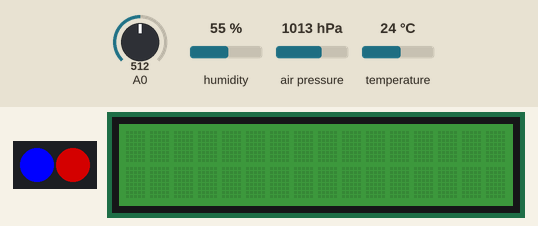
The sketch below on a simulated Arduino Uno, built with avr-gcc and run on an emulated ATmega328P. Parts: 2 RGB LEDs in strip order, left to right, 16×2 character LCD. Wiring (inferred from the names in the program): BME280 sensor at I2C address 0x76. The inputs (shaded band) are chosen by the test bench; at power-on: A0 = 512, humidity 55 %, temperature 24 °C, air pressure 1013 hPa. Dim RGB values are drawn brighter than linear; what the sketch prints to the serial monitor is not drawn.

Above: at 1.2 s.
1.3 s: A0 set to 419
At 2.9 s:
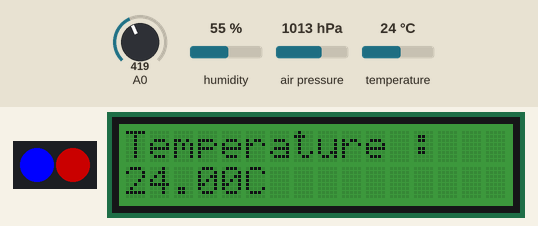
11.5 s: A0 set to 391
At 12.7 s:
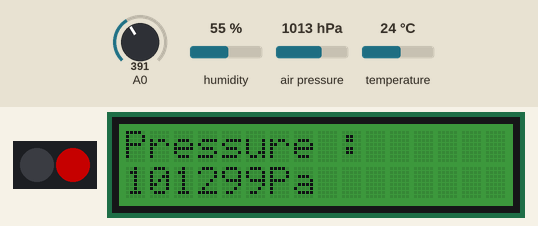
19.5 s: humidity set to 22 %
At 23.3 s:
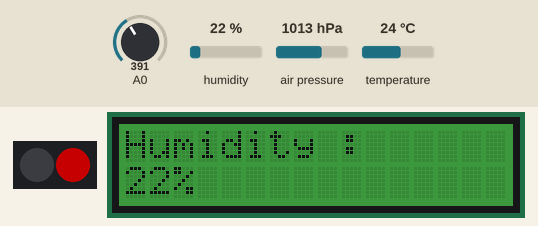
25.5 s: temperature set to 0 °C
At 27.2 s:
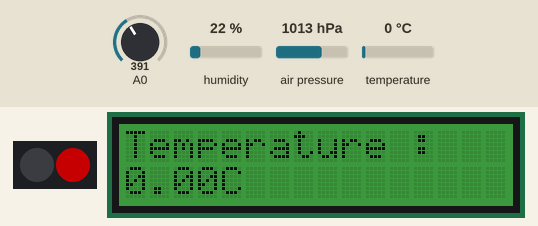
29.6 s: air pressure set to 952 hPa
At 31.0 s:
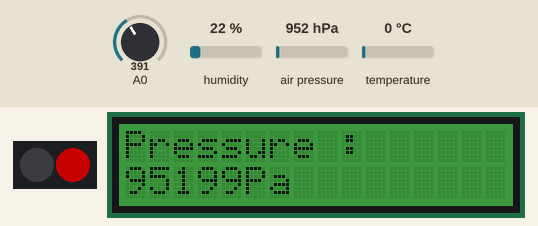
Timing chart, 0 to 33.3 s (numbered marks = the images above; inputs shaded):
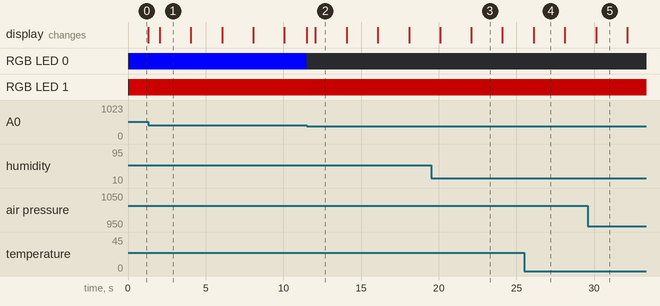

Measured:
- the behaviour switches between 401 and 400 on A0 (found by bisection; images 1 and 2)
- what the display in image 1 shows lasts 2.0 s, from 2.0 s to 4.0 s

The sketch:

bme280_led_lcd_poten_nolib.ino
```cpp
#include "composents.h"

composents composent;

void setup() {
  Serial.begin(9600);
  Serial.println("Lancement de l'app");

   //// Initialize BME280 sensor, LED and LCD with backlight color
   if(composent.setup()!=0)
   {
      Serial.println("device error");
   }

}

void loop() {
  //for two LED
  // Read analog sensor value from pin A0
   composent.setPotentiometreValue(analogRead(A0));
   // Print sensor value to serial monitor

   Serial.println(composent.getPotentiometreValue());


   //LED control
  composent.controlLED(400);

   // LCD updates
   unsigned long currentMillisLCD = millis();
   composent.updateLCD(currentMillisLCD);
}
```

BME280.cpp
```cpp
#include "BME280.h"

bool BME280::init(void)
{
  Wire.begin();

  if(BME280Read8(BME280_REG_CHIPID) != 0x60)
    return false;

  dig_T1 = BME280Read16LE(BME280_REG_DIG_T1);
  dig_T2 = BME280ReadS16LE(BME280_REG_DIG_T2);
  dig_T3 = BME280ReadS16LE(BME280_REG_DIG_T3);

  dig_P1 = BME280Read16LE(BME280_REG_DIG_P1);
  dig_P2 = BME280ReadS16LE(BME280_REG_DIG_P2);
  dig_P3 = BME280ReadS16LE(BME280_REG_DIG_P3);
  dig_P4 = BME280ReadS16LE(BME280_REG_DIG_P4);
  dig_P5 = BME280ReadS16LE(BME280_REG_DIG_P5);
  dig_P6 = BME280ReadS16LE(BME280_REG_DIG_P6);
  dig_P7 = BME280ReadS16LE(BME280_REG_DIG_P7);
  dig_P8 = BME280ReadS16LE(BME280_REG_DIG_P8);
  dig_P9 = BME280ReadS16LE(BME280_REG_DIG_P9);

  dig_H1 = BME280Read8(BME280_REG_DIG_H1);
  dig_H2 = BME280Read16LE(BME280_REG_DIG_H2);
  dig_H3 = BME280Read8(BME280_REG_DIG_H3);
  dig_H4 = (BME280Read8(BME280_REG_DIG_H4) << 4) | (0x0F & BME280Read8(BME280_REG_DIG_H4 + 1));
  dig_H5 = (BME280Read8(BME280_REG_DIG_H5 + 1) << 4) | (0x0F & BME280Read8(BME280_REG_DIG_H5) >> 4);
  dig_H6 = (int8_t)BME280Read8(BME280_REG_DIG_H6);

  writeRegister(BME280_REG_CONTROLHUMID, 0x05);  //Choose 16X oversampling
  writeRegister(BME280_REG_CONTROL, 0xB7);  //Choose 16X oversampling

  return true;
}

float BME280::getTemperature(void)
{
  int32_t var1, var2;

  int32_t adc_T = BME280Read24(BME280_REG_TEMPDATA);
  adc_T >>= 4;
  var1 = (((adc_T >> 3) - ((int32_t)(dig_T1 << 1))) *
    ((int32_t)dig_T2)) >> 11;

  var2 = (((((adc_T >> 4) - ((int32_t)dig_T1)) *
    ((adc_T >> 4) - ((int32_t)dig_T1))) >> 12) *
    ((int32_t)dig_T3)) >> 14;

  t_fine = var1 + var2;
  float T = (t_fine * 5 + 128) >> 8;
  return T/100;
}

uint32_t BME280::getPressure(void)
{
  int64_t var1, var2, p;

  // Call getTemperature to get t_fine
  getTemperature();

  int32_t adc_P = BME280Read24(BME280_REG_PRESSUREDATA);
  adc_P >>= 4;

  var1 = ((int64_t)t_fine) - 128000;
  var2 = var1 * var1 * (int64_t)dig_P6;
  var2 = var2 + ((var1*(int64_t)dig_P5)<<17);
  var2 = var2 + (((int64_t)dig_P4)<<35);
  var1 = ((var1 * var1 * (int64_t)dig_P3)>>8) + ((var1 * (int64_t)dig_P2)<<12);
  var1 = (((((int64_t)1)<<47)+var1))*((int64_t)dig_P1)>>33;
  if (var1 == 0)
  {
  return 0; // avoid exception caused by division by zero
  }
  p = 1048576-adc_P;
  p = (((p<<31)-var2)*3125)/var1;
  var1 = (((int64_t)dig_P9) * (p>>13) * (p>>13)) >> 25;
  var2 = (((int64_t)dig_P8) * p) >> 19;
  p = ((p + var1 + var2) >> 8) + (((int64_t)dig_P7)<<4);
  return (uint32_t)p/256;
}

uint32_t BME280::getHumidity(void)
{
  int32_t v_x1_u32r, adc_H;

  // Call getTemperature to get t_fine
  getTemperature();

  adc_H = BME280Read16(BME280_REG_HUMIDITYDATA);

  v_x1_u32r = (t_fine - ((int32_t)76800));
  v_x1_u32r = (((((adc_H << 14) - (((int32_t)dig_H4) << 20) - (((int32_t)dig_H5) * v_x1_u32r)) + ((int32_t)16384)) >> 15) * (((((((v_x1_u32r * ((int32_t)dig_H6)) >> 10) * (((v_x1_u32r * ((int32_t)dig_H3)) >> 11) + ((int32_t)32768))) >> 10) + ((int32_t)2097152)) * ((int32_t)dig_H2) + 8192) >> 14));
  v_x1_u32r = (v_x1_u32r - (((((v_x1_u32r >> 15) * (v_x1_u32r >> 15)) >> 7) * ((int32_t)dig_H1)) >> 4));
  v_x1_u32r = (v_x1_u32r < 0 ? 0 : v_x1_u32r);
  v_x1_u32r = (v_x1_u32r > 419430400 ? 419430400 : v_x1_u32r);
  return (uint32_t)(v_x1_u32r>>12)/1024.0;
}

uint8_t BME280::BME280Read8(uint8_t reg)
{
  Wire.beginTransmission(BME280_ADDRESS);
  Wire.write(reg);
  Wire.endTransmission();

  Wire.requestFrom(BME280_ADDRESS, 1);
  while(!Wire.available());
  return Wire.read();
}

uint16_t BME280::BME280Read16(uint8_t reg)
{
  uint8_t msb, lsb;

  Wire.beginTransmission(BME280_ADDRESS);
  Wire.write(reg);
  Wire.endTransmission();

  Wire.requestFrom(BME280_ADDRESS, 2);
  while(Wire.available()<2);
  msb = Wire.read();
  lsb = Wire.read();

  return (uint16_t) msb<<8 | lsb;
}

uint16_t BME280::BME280Read16LE(uint8_t reg)
{
  uint16_t data = BME280Read16(reg);
  return (data >> 8) | (data << 8);
}

int16_t BME280::BME280ReadS16(uint8_t reg)
{
  return (int16_t)BME280Read16(reg);
}

int16_t BME280::BME280ReadS16LE(uint8_t reg)
{
  return (int16_t)BME280Read16LE(reg);
}

uint32_t BME280::BME280Read24(uint8_t reg)
{
  uint32_t data;

  Wire.beginTransmission(BME280_ADDRESS);
  Wire.write(reg);
  Wire.endTransmission();

  Wire.requestFrom(BME280_ADDRESS, 3);
  while(Wire.available()<3);
  data = Wire.read();
  data <<= 8;
  data |= Wire.read();
  data <<= 8;
  data |= Wire.read();

  return data;
}

void BME280::writeRegister(uint8_t reg, uint8_t val)
{
  Wire.beginTransmission(BME280_ADDRESS); // start transmission to device
  Wire.write(reg);       // send register address
  Wire.write(val);         // send value to write
  Wire.endTransmission();     // end transmission
}
```

BME280.h
```cpp
#ifndef _BME280_H_
#define _BME280_H_

#include <Arduino.h>
#include <Wire.h>

#define BME280_ADDRESS   0x76

#define BME280_REG_DIG_T1    0x88
#define BME280_REG_DIG_T2    0x8A
#define BME280_REG_DIG_T3    0x8C

#define BME280_REG_DIG_P1    0x8E
#define BME280_REG_DIG_P2    0x90
#define BME280_REG_DIG_P3    0x92
#define BME280_REG_DIG_P4    0x94
#define BME280_REG_DIG_P5    0x96
#define BME280_REG_DIG_P6    0x98
#define BME280_REG_DIG_P7    0x9A
#define BME280_REG_DIG_P8    0x9C
#define BME280_REG_DIG_P9    0x9E

#define BME280_REG_DIG_H1    0xA1
#define BME280_REG_DIG_H2    0xE1
#define BME280_REG_DIG_H3    0xE3
#define BME280_REG_DIG_H4    0xE4
#define BME280_REG_DIG_H5    0xE5
#define BME280_REG_DIG_H6    0xE7

#define BME280_REG_CHIPID          0xD0
#define BME280_REG_VERSION         0xD1
#define BME280_REG_SOFTRESET       0xE0

#define BME280_REG_CAL26           0xE1

#define BME280_REG_CONTROLHUMID    0xF2
#define BME280_REG_CONTROL         0xF4
#define BME280_REG_CONFIG          0xF5
#define BME280_REG_PRESSUREDATA    0xF7
#define BME280_REG_TEMPDATA        0xFA
#define BME280_REG_HUMIDITYDATA    0xFD


class BME280
{
public:
  bool init(void);
  float getTemperature(void);
  uint32_t getPressure(void);
  uint32_t getHumidity(void);
  float calcAltitude(float pressure);
private:
  // Calibratino data
  uint16_t dig_T1;
  int16_t dig_T2;
  int16_t dig_T3;

  uint16_t dig_P1;
  int16_t dig_P2;
  int16_t dig_P3;
  int16_t dig_P4;
  int16_t dig_P5;
  int16_t dig_P6;
  int16_t dig_P7;
  int16_t dig_P8;
  int16_t dig_P9;

  uint8_t dig_H1;
  int16_t dig_H2;
  uint8_t dig_H3;
  int16_t dig_H4;
  int16_t dig_H5;
  int8_t  dig_H6;

  int32_t t_fine;

  uint8_t BME280Read8(uint8_t reg);
  uint16_t BME280Read16(uint8_t reg);
  uint16_t BME280Read16LE(uint8_t reg);
  int16_t BME280ReadS16(uint8_t reg);
  int16_t BME280ReadS16LE(uint8_t reg);
  uint32_t BME280Read24(uint8_t reg);
  void writeRegister(uint8_t reg, uint8_t val);
};

#endif
```

composents.cpp
```cpp
#include "composents.h"

//LED object for controlling LEDs
ChainableLED leds(7, 8, 2);

/**
* @brief constructor, variable initialization
*/
composents::composents()
{
    previousMillis=0;
    previousMillisLCD=0;
    sensorValue=0;
    currentDisplayState = TEMPERATURE;

}

/**
 * @brief destructor
*/
composents::~composents()
{
}

/**
 *
 * @brief BME280 objet, LED objet and lcd objet initialization
 * @return 0 or -1
*/
int composents::setup()
{
    // Initialize BME280 sensor
   if(!bme280.init()){
      // Print error message if BME280 initialization fails
      return -1;
   }
   // Initialize LED strip
   leds.init();
   // Initialize LCD with backlight color
   lcd.begin(16, 2);
   lcd.setRGB(colorR, colorG, colorB);
   return 0;
}

/**
 *
 * @param currentMillisLCD
 * @brief Update the content displayed on the LCD
*/
void composents::updateLCD(unsigned long currentMillisLCD)
{
    if (currentMillisLCD - previousMillisLCD >= intervalLCD) {
      previousMillisLCD = currentMillisLCD;


   // Switch between displaying temperature, humidity, and pressure on LCD
   switch (currentDisplayState) {
      case TEMPERATURE:
         lcd.clear();
         lcd.print("Temperature :");
         lcd.setCursor(0, 1);
         lcd.print(bme280.getTemperature());
         lcd.print("C");
         currentDisplayState = HUMIDITY;
         break;


      case HUMIDITY:
         lcd.clear();
         lcd.print("Humidity :");
         lcd.setCursor(0, 1);
         lcd.print(bme280.getHumidity());
         lcd.print("%");
         currentDisplayState = PRESSURE;
         break;


      case PRESSURE:
         lcd.clear();
         lcd.print("Pressure :");
         lcd.setCursor(0, 1);
         lcd.print(bme280.getPressure());
         lcd.print("Pa");
         currentDisplayState = TEMPERATURE;
         break;
   }}
}

/**
 * @param value
 * @brief Determine whether LED1 is on or off according to
 *       the value and parameters of the potentiometer,
 *       and change the brightness of LED2.
*/
void composents::controlLED(int value){
      // LED1 control based on sensor value
   if (sensorValue > value) {
      // Set LED1 color to blue if sensor value is high
      leds.setColorRGB(0, 0, 0, 255);
   } else {
      // Turn off LED1 if sensor value is low
      leds.setColorRGB(0, 0, 0, 0);
   }
      // LED2 control based on sensor value
   leds.setColorRGB(1, sensorValue / 4 , 0 , 0);
}


/**
 * @param value
 * @brief Set the value of the potentiometre
*/
void composents::setPotentiometreValue(int value)
{
    sensorValue=value;
}

/**
 * @brief get the value of the potentiometre
 * @return sensorValue
*/
int composents::getPotentiometreValue()
{
    return sensorValue;
}
```

composents.h
```cpp
#ifndef composents_H
#define composents_H

#include "BME280.h"
#include "rgb_lcd.h"
#include <ChainableLED.h>


/**
 * @file composents.h
 * @author Jiawei CHEN and Hugo Lin
 * @brief Controller for BME280 capture, LED, LCD and potentiomètre
*/


// Number of LEDs
#define NUM_LEDS 2

// RGB values for LCD backlight color
const int colorR = 0;
const int colorG = 123;
const int colorB = 0;

// Enum to represent the state of information displayed on the LCD
enum DisplayState {
   TEMPERATURE,
   HUMIDITY,
   PRESSURE
};

const long interval = 500; // Blink interval in milliseconds

const long intervalLCD = 2000; // LCD update interval in milliseconds


class composents
{
private:
    // BME280 sensor object for temperature, humidity, and pressure
    BME280 bme280; // I2C

    // LCD object for displaying information
    rgb_lcd lcd; // I2C

    //analog sensor value from Potentiomètre
    int sensorValue;

    // Variables for timing LED blink and LCD update intervals
    unsigned long previousMillis;
    unsigned long previousMillisLCD;
    // Initial display state
    DisplayState currentDisplayState;

public:
    composents();
    ~composents();
    int setup();
    void updateLCD(unsigned long currentMillisLCD);
    void controlLED(int value);
    void setPotentiometreValue(int value);
    int getPotentiometreValue();


};


#endif
```
